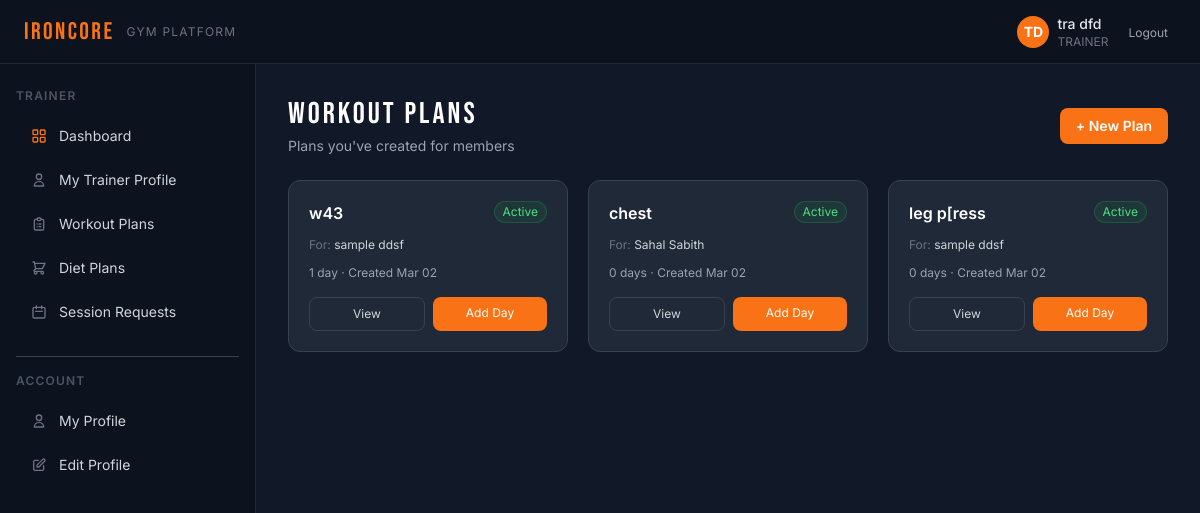
Screenshot of /workouts/my-plans/ (signed in) with the database file from the repository.
### accounts/models.py (models this page shows, shortened)
class User(AbstractUser):
    class Role(models.TextChoices):
        ADMIN = 'ADMIN', 'Admin'
        TRAINER = 'TRAINER', 'Trainer'
        MEMBER = 'MEMBER', 'Member'
    email = models.EmailField(unique=True)
    phone_number = models.CharField(max_length=15, blank=True)
    profile_photo = models.ImageField(upload_to='profile_photos/', blank=True, null=True)
    role = models.CharField(max_length=10, choices=Role.choices, default=Role.MEMBER)
    height = models.DecimalField(max_digits=5, decimal_places=2, null=True, blank=True, help_text='Height in cm')
    weight = models.DecimalField(max_digits=5, decimal_places=2, null=True, blank=True, help_text='Weight in kg')
    fitness_goal = models.TextField(blank=True)
    USERNAME_FIELD = 'email'
    REQUIRED_FIELDS = ['username', 'first_name', 'last_name']
    def get_full_name(self):
        return f'{self.first_name} {self.last_name}'.strip() or self.email

### workouts/models.py (models this page shows, shortened)
class WorkoutPlan(models.Model):
    trainer = models.ForeignKey(
        settings.AUTH_USER_MODEL,
        on_delete=models.CASCADE,
        related_name='created_workout_plans',
        limit_choices_to={'role': 'TRAINER'},
    )
    member = models.ForeignKey(
        settings.AUTH_USER_MODEL,
        on_delete=models.CASCADE,
        related_name='workout_plans',
        limit_choices_to={'role': 'MEMBER'},
    )
    title = models.CharField(max_length=200)
    description = models.TextField(blank=True)
    created_at = models.DateTimeField(auto_now_add=True)
    is_active = models.BooleanField(default=True)
    class Meta:
        ordering = ['-created_at']

### workouts/views.py (the view)
# urls.py: path('my-plans/', views.TrainerWorkoutListView.as_view(), name='trainer_plans'),
@method_decorator(role_required('TRAINER'), name='dispatch')
class TrainerWorkoutListView(LoginRequiredMixin, ListView):
    template_name = 'workouts/trainer_plan_list.html'
    context_object_name = 'plans'
    def get_queryset(self):
        return WorkoutPlan.objects.filter(trainer=self.request.user).select_related('member')

### workouts/templates/workouts/trainer_plan_list.html (shortened to what this page needs)
{% extends 'base.html' %}
{% block content %}
<div class="mb-6 flex items-center justify-between">
  <div>
    <h1 class="text-3xl font-display tracking-widest text-white">WORKOUT PLANS</h1>
    <p class="text-gray-400 text-sm mt-1">Plans you've created for members</p>
  </div>
  <a href="{% url 'workouts:create_plan' %}" class="btn-primary px-4 py-2 rounded-lg text-sm font-semibold">+ New Plan</a>
</div>
<div class="grid grid-cols-1 sm:grid-cols-2 lg:grid-cols-3 gap-5">
  {% for plan in plans %}
  <div class="bg-surface-card border border-surface-border rounded-xl p-5 hover:border-brand/50 transition-colors">
    <div class="flex items-start justify-between mb-3">
      <h3 class="font-semibold text-white">{{ plan.title }}</h3>
      {% if plan.is_active %}
        <span class="text-xs px-2 py-0.5 bg-green-500/10 border border-green-500/20 text-green-400 rounded-full">Active</span>
      {% else %}
        <span class="text-xs px-2 py-0.5 bg-gray-500/10 text-gray-500 rounded-full">Inactive</span>
      {% endif %}
    </div>
    <p class="text-gray-500 text-xs mb-3">For: <span class="text-gray-300">{{ plan.member.get_full_name }}</span></p>
    <p class="text-gray-400 text-xs mb-4">{{ plan.days.count }} day{{ plan.days.count|pluralize }} · Created {{ plan.created_at|date:"M d" }}</p>
    <div class="flex gap-2">
      <a href="{% url 'workouts:plan_detail' plan.pk %}" class="flex-1 text-center border border-surface-border hover:border-brand text-gray-300 hover:text-white text-xs py-2 rounded-lg transition-colors">View</a>
      <a href="{% url 'workouts:add_day' plan.pk %}" class="flex-1 text-center btn-primary text-xs py-2 rounded-lg">Add Day</a>
    </div>
  </div>
  {% empty %}
  <div class="col-span-3 py-16 text-center">
    <p class="text-gray-500 text-lg mb-2">No workout plans yet</p>
    <a href="{% url 'workouts:create_plan' %}" class="btn-primary px-5 py-2.5 rounded-lg text-sm inline-block mt-3">Create your first plan</a>
  </div>
  {% endfor %}
</div>
{% endblock %}

### templates/partials/navbar.html (shortened to what this page needs)
<nav class="fixed top-0 left-0 right-0 z-50 flex items-center justify-between px-4 md:px-6 h-16"
     style="background:#0d131e; border-bottom:1px solid #1f2937;">
    <div class="flex items-center gap-3">
        <span class="font-display text-2xl tracking-widest text-brand">IRONCORE</span>
        <span class="hidden sm:inline text-xs text-gray-500 uppercase tracking-widest">Gym Platform</span>
    </div>
    <div class="flex items-center gap-3">
        <div class="hidden sm:flex items-center gap-2">
            {% if request.user.profile_photo %}
                <img src="{{ request.user.profile_photo.url }}" alt="avatar"
                     class="w-8 h-8 rounded-full object-cover ring-2 ring-brand">
            {% else %}
                <div class="w-8 h-8 rounded-full bg-brand flex items-center justify-center text-sm font-bold text-white">
                    {{ request.user.first_name|first|upper }}{{ request.user.last_name|first|upper }}
                </div>
            {% endif %}
            <div class="leading-tight">
                <p class="text-sm font-medium text-gray-200">{{ request.user.get_full_name }}</p>
                <p class="text-xs text-gray-500">{{ request.user.role }}</p>
            </div>
        </div>
        <form method="post" action="{% url 'accounts:logout' %}">
            <button type="submit" class="text-xs text-gray-400 hover:text-brand transition-colors px-2 py-1 rounded">
                Logout
            </button>
        </form>
    </div>
</nav>

### templates/base.html (style rules this page uses)
body { background-color: #111827; color: #f9fafb; }
.btn-primary { background: #f97316; color: #fff; transition: background .2s; }

### rows the page displays
User: user.first_name|first "T", user.last_name|first "D", user.get_full_name "tra dfd", user.role "TRAINER"
WorkoutPlan: title "w43", is_active "Active", member.get_full_name "sample ddsf", days.count "1", created_at "Mar 02"
WorkoutPlan: title "chest", is_active "Active", member.get_full_name "Sahal Sabith", days.count "0", created_at "Mar 02"
WorkoutPlan: title "leg p[ress", is_active "Active", member.get_full_name "sample ddsf", days.count "0", created_at "Mar 02"
